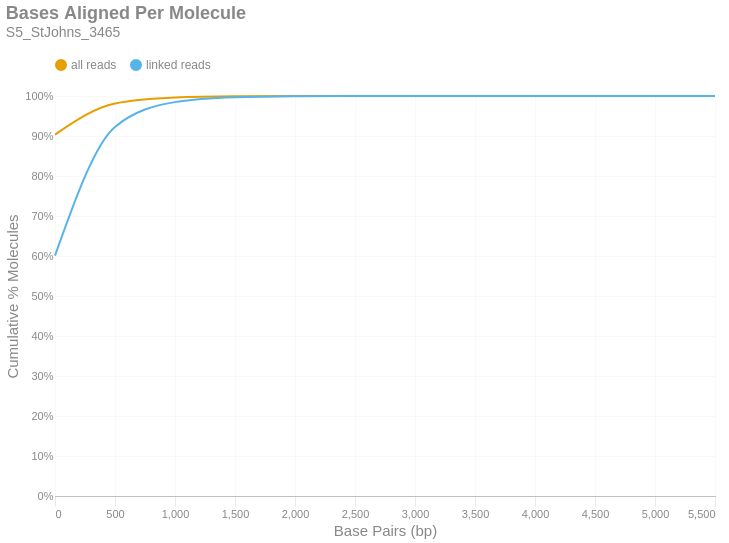

Notebook cell for this chart:
### Markdown cell above
### Bases Aligned Per Molecule
This is a cumulative frequency distribution showing the number of base pairs aligned per unique molecule. These data are shown in 500 bp bins. There are two distributions: one with `all reads` (yellow) and another with only `linked reads` (blue). The percent of molecules in the `linked reads` distribution is relative to the total number of linked molecules.

### Code cell
if SKIPLR:
    print_html(f"Skipped")
else:
    binned_df = consolidated_hist(valids['aligned_bp'], mask, 500, True)
    with SafeRender(binned_df):
        (
            density_plot(binned_df, 'Bases Aligned Per Molecule', samplename, 'basesper')
            .encode(
                x=alt.X('bin:Q', title="Base Pairs (bp)").axis(tickMinStep=500).scale(padding=0),
                y=alt.Y('value:Q', title='Cumulative % Molecules')
                    .axis(format='%')
                    .scale(domain = [0,1])
                    .stack(False),
                color=alt.Color("key:N").scale(domain = ["all reads", "linked reads"]),
                tooltip = [
                    alt.Tooltip("key:N", title = "Data Type"),
                    alt.Tooltip("range_label:N", title="Bases Aligned Per Molecule"),
                    alt.Tooltip("value:Q", format = ".2%", title="% Molecules (Cum.)")
                ]
            )
        ).display()

### Figure 1 — Vega-Lite specification as saved in the notebook (floating-point values rounded to 4 significant figures)
{"width": "container", "height": 400, "config": {"title": {"anchor": "start", "dy": -15, "fontSize": 18, "color": "#888888", "subtitleColor": "#888888", "subtitleFontSize": 14}, "arc": {"fill": "#0072B2"}, "axis": {"domainColor": "#888888", "domainWidth": 0.5, "gridWidth": 0.2, "grid": false, "titleFontWeight": 400, "titleFontSize": 15, "labelFontSize": 11, "labelColor": "#888888", "tickColor": "#888888", "tickWidth": 0.2, "titleColor": "#888888"}, "axisBand": {"grid": false}, "axisX": {"grid": true, "tickSize": 10, "domainCap": "round"}, "axisY": {"domain": false, "grid": true, "tickSize": 0, "domainCap": "round"}, "background": "transparent", "header": {"labelFontSize": 15, "labelColor": "#888888", "titleFontSize": 15, "titleFontWeight": 600, "titleColor": "#888888"}, "legend": {"labelFont": "sans-serif", "labelFontSize": 12, "labelColor": "#888888", "symbolSize": 100, "symbolType": "circle", "titleFontSize": 12, "titlePadding": 10, "titleColor": "#888888", "title": null, "orient": "top"}, "range": {"category": ["#E69F00", "#56B4E9", "#009E73", "#F0E442", "#0072B2", "#D55E00", "#CC79A7", "#000000"], "diverging": ["#cfe8f3", "#a2d4ec", "#73bfe2", "#46abdb", "#1696d2", "#12719e"]}, "area": {"fill": "#0072B2", "fillOpacity": 0.7, "line": true, "strokeOpacity": 0.7}, "line": {"color": "#0072B2", "stroke": "#0072B2", "strokeWidth": 2}, "trail": {"color": "#0072B2", "stroke": "#0072B2", "strokeWidth": 0, "size": 1}, "point": {"filled": true, "fillOpacity": 1.0, "size": 95}, "text": {"color": "#888888", "fontSize": 11, "align": "right", "fontWeight": 400, "size": 11}, "bar": {"fill": "#0072B2", "stroke": null}, "view": {"stroke": null, "continuousWidth": 660, "continuousHeight": 400}}, "data": {"name": "data-7d4621bc13a5ba1a8452fd86e9f04466"}, "mark": {"type": "line", "interpolate": "monotone", "point": {"opacity": 0, "size": 275}}, "encoding": {"color": {"field": "key", "scale": {"domain": ["all reads", "linked reads"]}, "type": "nominal"}, "tooltip": [{"field": "key", "title": "Data Type", "type": "nominal"}, {"field": "range_label", "title": "Bases Aligned Per Molecule", "type": "nominal"}, {"field": "value", "format": ".2%", "title": "% Molecules (Cum.)", "type": "quantitative"}], "x": {"axis": {"tickMinStep": 500}, "field": "bin", "scale": {"padding": 0}, "title": "Base Pairs (bp)", "type": "quantitative"}, "y": {"axis": {"format": "%"}, "field": "value", "scale": {"domain": [0, 1]}, "stack": false, "title": "Cumulative % Molecules", "type": "quantitative"}}, "params": [{"name": "param_c36ac31b6afebe62", "select": {"type": "point", "fields": ["key"]}, "bind": "legend"}], "title": {"text": "Bases Aligned Per Molecule", "subtitle": "S5_StJohns_3465"}, "transform": [{"fold": ["all reads (cumsum)", "linked reads (cumsum)"]}, {"calculate": "replace(datum.key, ' (cumsum)', '')", "as": "key"}, {"filter": {"param": "param_c36ac31b6afebe62"}}], "usermeta": {"embedOptions": {"downloadFileName": "S5_StJohns_3465.basesper"}}, "$schema": "https://vega.github.io/schema/vega-lite/v6.1.0.json", "datasets": {"data-7d4621bc13a5ba1a8452fd86e9f04466": [{"bin": "0.0", "interval": "0.0-500.0", "all reads": 0.9036, "linked reads": 0.6008, "all reads (cumsum)": 0.9036, "linked reads (cumsum)": 0.6008, "range_label": "0-499"}, {"bin": "500.0", "interval": "500.0-1000.0", "all reads": 0.07779, "linked reads": 0.3219, "all reads (cumsum)": 0.9814, "linked reads (cumsum)": 0.9228, "range_label": "500-999"}, {"bin": "1000.0", "interval": "1000.0-1500.0", "all reads": 0.0149, "linked reads": 0.06191, "all reads (cumsum)": 0.9963, "linked reads (cumsum)": 0.9847, "range_label": "1000-1499"}, {"bin": "1500.0", "interval": "1500.0-2000.0", "all reads": 0.002945, "linked reads": 0.01224, "all reads (cumsum)": 0.9993, "linked reads (cumsum)": 0.9969, "range_label": "1500-1999"}, {"bin": "2000.0", "interval": "2000.0-2500.0", "all reads": 0.0005979, "linked reads": 0.002484, "all reads (cumsum)": 0.9999, "linked reads (cumsum)": 0.9994, "range_label": "2000-2499"}, {"bin": "2500.0", "interval": "2500.0-3000.0", "all reads": 0.0001081, "linked reads": 0.0004492, "all reads (cumsum)": 1.0, "linked reads (cumsum)": 0.9998, "range_label": "2500-2999"}, {"bin": "3000.0", "interval": "3000.0-3500.0", "all reads": 2.75e-05, "linked reads": 0.0001143, "all reads (cumsum)": 1.0, "linked reads (cumsum)": 1.0, "range_label": "3000-3499"}, {"bin": "3500.0", "interval": "3500.0-4000.0", "all reads": 8.608e-06, "linked reads": 3.576e-05, "all reads (cumsum)": 1.0, "linked reads (cumsum)": 1.0, "range_label": "3500-3999"}, {"bin": "4000.0", "interval": "4000.0-4500.0", "all reads": 1.68e-06, "linked reads": 6.978e-06, "all reads (cumsum)": 1.0, "linked reads (cumsum)": 1.0, "range_label": "4000-4499"}, {"bin": "4500.0", "interval": "4500.0-5000.0", "all reads": 8.398e-07, "linked reads": 3.489e-06, "all reads (cumsum)": 1.0, "linked reads (cumsum)": 1.0, "range_label": "4500-4999"}, {"bin": "5000.0", "interval": "5000.0-5500.0", "all reads": 4.199e-07, "linked reads": 1.745e-06, "all reads (cumsum)": 1.0, "linked reads (cumsum)": 1.0, "range_label": "5000-5499"}, {"bin": "5500.0", "interval": "5500.0-6000.0", "all reads": 2.099e-07, "linked reads": 8.723e-07, "all reads (cumsum)": 1.0, "linked reads (cumsum)": 1.0, "range_label": "5500-5999"}]}}
